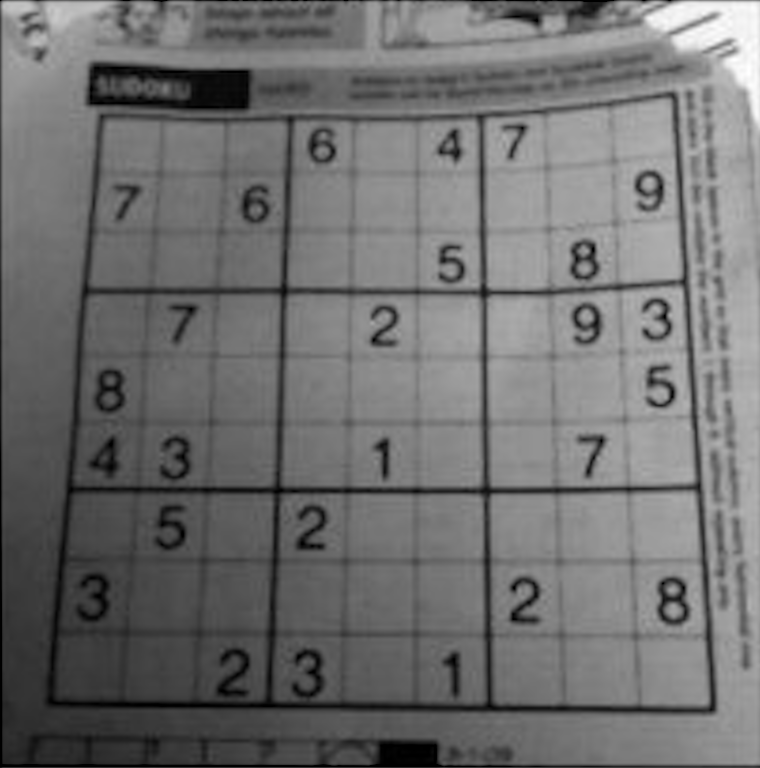
#> input picture IMAGEM/atvds_img/atividades-modulo03-aluno/dave.jpg, 760 x 768 px
$ jupyter execute atividade2.ipynb
#> lines starting #> are read from the running program, lines starting #| are printed output that depends on the picture
### IMAGEM/atvds_img/atividades-modulo03-aluno/hough_helper.py
import cv2
import matplotlib.pyplot as plt

from numpy.linalg import norm
import numpy as np

import math

def mostra_imagem(img, title=None, ticks=False, subfig=False):
    '''
    Função para mostrar a imagem colorida ou em tons de cinza,
    removendo as escalas
    '''
    if len(img.shape) < 3:
        plt.imshow(img, cmap='gray')
    else:
        plt.imshow(img[:,:,::-1])

    if not ticks:
        plt.yticks([])
        plt.xticks([])

    if title is not None: plt.title(title)
    if not subfig:
        plt.show()


def acumulador_hough_retas(image, rho, theta):
    '''
    Gera a imagem do acumulador da transformada de Hough para retas
    '''
    max_rho = int( norm(image.shape) )
    min_rho = -max_rho
    max_theta = np.pi
    min_theta = 0

    rows = int((max_rho-min_rho)/rho)
    cols = int((max_theta-min_theta)/theta)
    votes = np.zeros((rows, cols), dtype=int)

    # Invoca a transformada de Hough
    for v in range(100):
        lines = cv2.HoughLines(image, rho, theta, v)
        if lines is not None:
            for line in lines:
                r, t = line[0]
                votes[int((r-min_rho)/rho), int((t-min_theta)/theta)] += 1

    return votes


def desenha_retas(image, lines):
    '''
    Desenha as retas encontradas pela transformada de Hough
    '''
    if len(image.shape) < 3:
        imout = cv2.cvtColor(image, cv2.COLOR_GRAY2BGR)
    else:
        imout = image.copy()

    if lines is not None:
        for line in lines:
            rho, theta = line[0]
            a = math.cos(theta)
            b = math.sin(theta)
            x0 = a * rho
            y0 = b * rho
            pt1 = (int(x0 + 1000*(-b)), int(y0 + 1000*(a)))
            pt2 = (int(x0 - 1000*(-b)), int(y0 - 1000*(a)))
            cv2.line(imout, pt1, pt2, (0,0,255), 1, cv2.LINE_AA)

    return imout


def desenha_circulos(image, circles):
    '''
    Desenha as circunferências encontradas pela transformada de Hough
    As circunferências são preenchidas (círculos)
    '''
    if len(image.shape) < 3:
        imout = cv2.cvtColor(image, cv2.COLOR_GRAY2BGR)
    else:
        imout = image.copy()

    if circles is not None:
        for circle in circles[0]:
            cv2.circle(imout, (int(circle[0]), int(circle[1])), int(circle[2]), (0,0,255), thickness=-1 )

    return imout


# [22 lines that do not run on import are left out]


### IMAGEM/atvds_img/atividades-modulo03-aluno/auxiliar.py
#!/usr/bin/python
# -*- coding: utf-8 -*-

"""
    Atenção: usado no notebook da aula.
    Não precisa ser usado diretamente
"""

from ipywidgets import widgets, interact, interactive, FloatSlider, IntSlider
import numpy as np
import cv2

# [74 lines left out: functions make_widgets_mat, make_widgets_mat_from_data, make_np_from_widgets_list, convert_to_tuple, to_1px, to_hsv and 1 more, not called in this run]

# Returns an image containing the borders of the image
# sigma is how far from the median we are setting the thresholds
def auto_canny(image, sigma=0.33):
    # compute the median of the single channel pixel intensities
    v = np.median(image)

    # apply automatic Canny edge detection using the computed median
    lower = int(max(0, (1.0 - sigma) * v))
    upper = int(min(255, (1.0 + sigma) * v))
    edged = cv2.Canny(image, lower, upper)

    # return the edged image
    return edged

# [2 lines that do not run on import are left out]

### IMAGEM/atvds_img/atividades-modulo03-aluno/atividade2.ipynb
# Detecção de retas e círculos com a Transformada de Hough

A **Transformada de Hough** é uma metodologia capaz de fazer a detecção de objetos baseados em figuras geométricas ou em uma nuvem de pontos. O OpenCV implementa a Transformada de Hough para a detecção de lihas retas e círculos.

## Detecção de retas

Para detectar as retas, a transformada de Hough levanta todas as possíveis retas que passam por um determinado ponto de borda, representadas por seus parâmetros $\rho$ e $\theta$. Os parâmetros dessas retas recebem um voto em uma *matriz de votação*, ou *acumulador*. Quanto mais pontos uma determinada reta pode cruzar, mais votos seus parãmetros receberão.

Vamos analisar a matriz de votação resultante das imagens abaixo

[cell 1]
import math
import numpy as np
import matplotlib.pyplot as plt
from hough_helper import mostra_imagem
from hough_helper import acumulador_hough_retas

# Imagem com apenas um ponto
h = 100
w = 100
img1 = np.zeros((h, w), dtype=np.uint8)
img1[h//2, w//2] = 255
votes1 = acumulador_hough_retas(img1, 1, np.pi/180)
plt.figure(figsize=(10,10))
plt.subplot(1, 2, 1)
mostra_imagem(img1, subfig=True)
plt.subplot(1, 2, 2)
mostra_imagem(votes1)
#> call 2 of mostra_imagem, with ticks = False, subfig = False
#> in mostra_imagem (call 2), `plt.show()`:
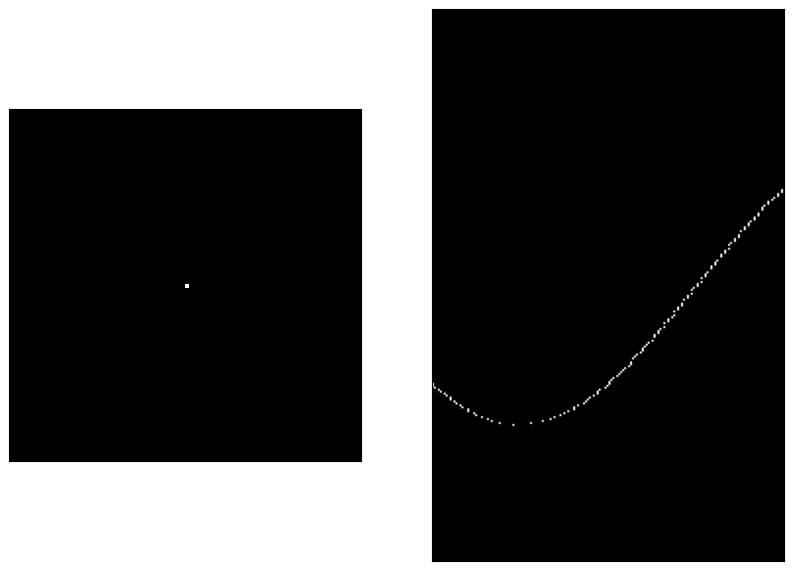
#> figure drawn by matplotlib, 2 panels

[cell 2]
# Imagem com três pontos colineares
img2 = np.zeros((h, w), dtype=np.uint8)
img2[h//4, w//4] = 255
img2[h//2, w//2] = 255
img2[3*h//4, 3*w//4] = 255

votes2 = acumulador_hough_retas(img2, 1, np.pi/180)

plt.figure(figsize=(10,10))
plt.subplot(1, 2, 1)
mostra_imagem(img2, subfig=True)
plt.subplot(1, 2, 2)
mostra_imagem(votes2)

[cell 3]
# Imagem com quatro pontos (retângulo)
img3 = np.zeros((h, w), dtype=np.uint8)
img3[h//3, w//3] = 255
img3[2*h//3, w//3] = 255
img3[h//3, 2*w//3] = 255
img3[2*h//3, 2*w//3] = 255
votes3 = acumulador_hough_retas(img3, 1, np.pi/180)

plt.figure(figsize=(10,10))
plt.subplot(1, 2, 1)
mostra_imagem(img3, subfig=True)
plt.subplot(1, 2, 2)
mostra_imagem(votes3)

## Usando a Hough Transform para retas

### Primeiro, encontrar os pontos de borda

Por exemplo, com o método de Canny

[cell 4]
import cv2
import auxiliar as aux
from hough_helper import mostra_imagem

[cell 5]
img = cv2.imread('dave.jpg',cv2.IMREAD_GRAYSCALE)
#> img: shape (768, 760); min 0, max 255, mean 111.5
plt.figure(figsize=(8,8))
mostra_imagem(img)

[cell 6]
bordas = aux.auto_canny(img)
#> in auto_canny, `v = np.median(image)`: v = 115
#> in auto_canny, `lower = int(max(0, (1.0 - sigma) * v))`: lower = 77
#> in auto_canny, `upper = int(min(255, (1.0 + sigma) * v))`: upper = 152
#> in auto_canny, `edged = cv2.Canny(image, lower, upper)`:
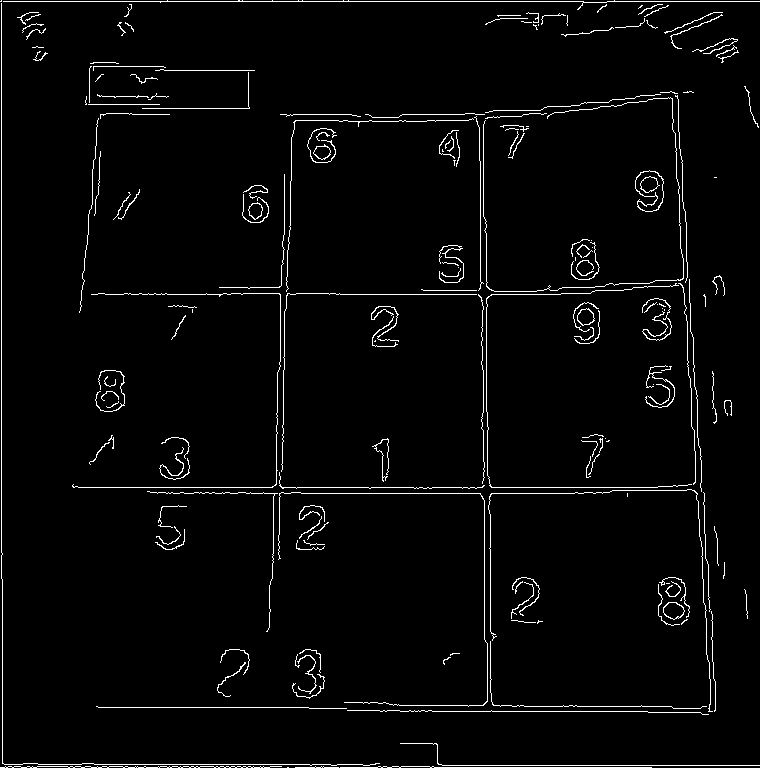
#> edged: shape (768, 760); 2.9% white in thin lines or dots
plt.figure(figsize=(8,8))
mostra_imagem(bordas)

## Uso da função HoughLines

O uso básico da função para a detecção de retas com a Transformada de Hough é:

    lines = cv2.HoughLines( image, rho, theta, threshold )


- `image`: Imagem de 8 bits contendo os pontos de borda na cor branca
- `lines`: Matriz de saída das linhas detectadas. Cada linha da matriz contém 2 elementos (ρ,θ):
    + `ρ` é a distancia da reta à origem das coordenadas (0,0)
    + `θ` é o ângulo da reta
- `rho`: Resolução da distância em pixels. 1 pixel está OK.
- `theta`: Resolução do ângulo em radiandos. 1 grau está OK.
- `threshold`: Limiar de detecção da reta. São retornadas apenas aquelas retas com número suficiente de votos (>`threshold`).

Vejamos o exemplo com a imagem de bordas acima

[cell 7]
from hough_helper import desenha_retas

lines = cv2.HoughLines(bordas, 1, np.pi/180, 100)
#> lines = 53 rows, first 8: [1, 1.57], [1, 0], [487, 1.57], [767, 1.57], [493, 1.57], [294, 1.57], [764, 1.57], [711, 1.57]
img_retas = desenha_retas(img, lines)
#> the loop in desenha_retas, `for line in lines:` made 53 passes
#> (rho, theta, a, b, x0, y0, pt1, pt2) on passes 2 to 11: (1, 0, 1, 0, 1, 0, (1, 1000), (1, -1000)), (487, 1.57, -4.37e-08, 1, -2.13e-05, 487, (-1000, 486), (999, 487)), (767, 1.57, -4.37e-08, 1, -3.35e-05, 767, (-1000, 766), (999, 767)), (493, 1.57, -4.37e-08, 1, -2.15e-05, 493, (-1000, 492), (999, 493)), (294, 1.57, -4.37e-08, 1, -1.29e-05, 294, (-1000, 293), (999, 294)), (764, 1.57, -4.37e-08, 1, -3.34e-05, 764, (-1000, 763), (999, 764)), (711, 1.57, -4.37e-08, 1, -3.11e-05, 711, (-1000, 710), (999, 711)), (-480, 3.12, -1, 0.0175, 479.9, -8.38, (462, -1008), (497, 991)), (707, 1.57, -4.37e-08, 1, -3.09e-05, 707, (-1000, 706), (999, 707)), (114, 1.57, -4.37e-08, 1, -4.98e-06, 114, (-1000, 113), (999, 114))
#> (rho, theta, b, x0, y0, pt1, pt2) on pass 1: (1, 1.57, 1, -4.37e-08, 1, (-1000, 0), (999, 1))
#> after the loop in desenha_retas, `for line in lines:`:
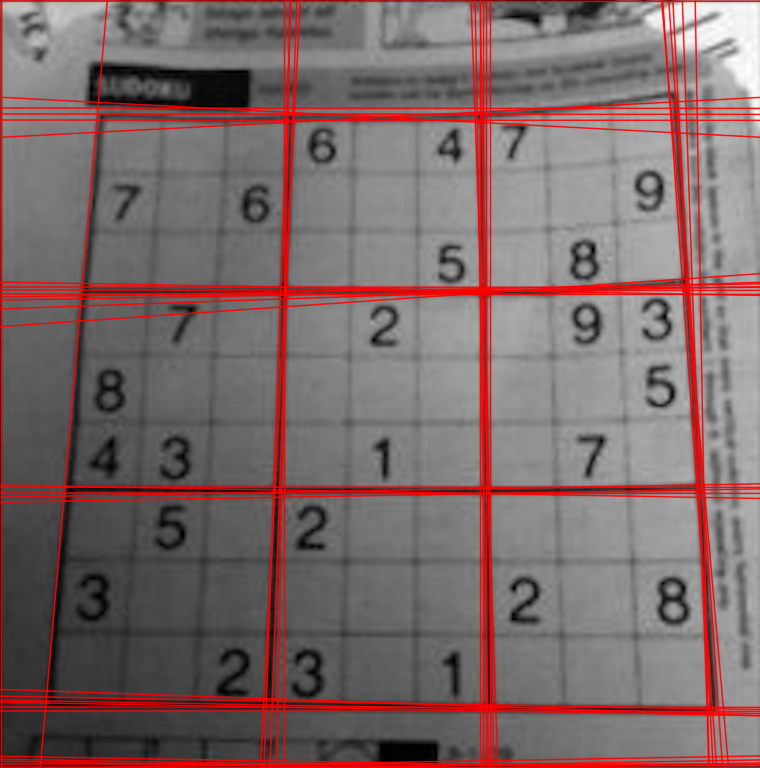
#> imout: shape (768, 760, 3); mean B, G, R 104.8, 104.8, 124.6

plt.figure(figsize=(8,8))
mostra_imagem(img_retas, "Retas encontradas")

Podemos aplicar a técnica de *Non-Maximum Suppression*, ou seja, se encontrarmos uma boa reta $(\rho, \theta)$, descartamos as próximas que tenham parâmetros parecidos

[cell 8]
import math

rho_interval = 40 #pixels
theta_interval = math.radians(20) # graus

good_lines = []
for line in lines:
    candidate = True
    rho, theta= line[0]

    for good_line in good_lines:
        rho2, theta2 = good_line[0]
        if abs(abs(rho2)-abs(rho)) < rho_interval and min(abs(theta-theta2),abs(abs(theta-theta2)-math.pi) ) < theta_interval:
            candidate = False
            break
    if candidate:
        good_lines.append([[rho, theta]])
#> this loop made 53 passes
#> (rho, theta) on passes 1 to 12: (1, 1.57), (1, 0), (487, 1.57), (767, 1.57), (493, 1.57), (294, 1.57), (764, 1.57), (711, 1.57), (-480, 3.12), (707, 1.57), (114, 1.57), (-475, 3.12)
#> after the loop, good_lines = [[[1, 1.57]], [[1, 0]], [[487, 1.57]], [[767, 1.57]], [[294, 1.57]], [[711, 1.57]], [[-480, 3.12]], [[114, 1.57]], [[-667, 3.07]], [[291, 0.0349]], [[107, 0.0873]]]

img_retas = desenha_retas(img, good_lines)
#> the loop in desenha_retas (call 2), `for line in lines:` made 11 passes
#> (rho, theta, a, b, x0, y0, pt1, pt2) on passes 2 to 11: (1, 0, 1, 0, 1, 0, (1, 1000), (1, -1000)), (487, 1.57, -4.37e-08, 1, -2.13e-05, 487, (-1000, 486), (999, 487)), (767, 1.57, -4.37e-08, 1, -3.35e-05, 767, (-1000, 766), (999, 767)), (294, 1.57, -4.37e-08, 1, -1.29e-05, 294, (-1000, 293), (999, 294)), (711, 1.57, -4.37e-08, 1, -3.11e-05, 711, (-1000, 710), (999, 711)), (-480, 3.12, -1, 0.0175, 479.9, -8.38, (462, -1008), (497, 991)), (114, 1.57, -4.37e-08, 1, -4.98e-06, 114, (-1000, 113), (999, 114)), (-667, 3.07, -0.998, 0.0698, 665.4, -46.53, (595, -1044), (735, 951)), (291, 0.0349, 0.999, 0.0349, 290.8, 10.16, (255, 1009), (325, -989)), (107, 0.0873, 0.996, 0.0872, 106.6, 9.33, (19, 1005), (193, -986))
#> after the loop in desenha_retas (call 2), `for line in lines:`:
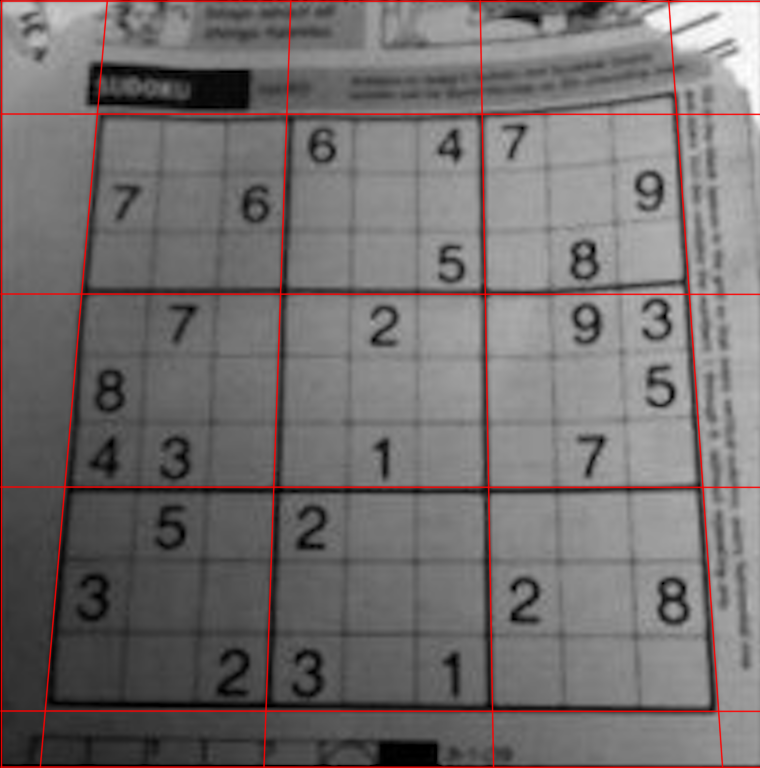
#> imout: shape (768, 760, 3); mean B, G, R 110, 110, 115

plt.figure(figsize=(8,8))
mostra_imagem(img_retas, "HoughLines + Non-maximum Suppresion")

## A função HoughLinesP

É uma implementação eficiente da função HoughLines ([ver explicação](https://docs.opencv.org/3.0-beta/doc/py_tutorials/py_imgproc/py_houghlines/py_houghlines.html)). Em vez de retornar os parâmetros da treta, retorna uma lista de segmentos de reta identificados pelos pontos inicial e final.

[cell 9]
lines = cv2.HoughLinesP(bordas, 10, math.pi/180.0, threshold=60, minLineLength=60, maxLineGap=10)
#> lines = 20 rows, first 6: [157, 493, 602, 493], [0, 1, 583, 1], [174, 766, 269, 767], [486, 349, 487, 462], [105, 294, 166, 293], [2, 767, 2, 579]

a,b,c = lines.shape #a = len(lines)
#> a = 20; b = 1; c = 4
print(lines[0])
#| [[157 493 602 493]]

hough_img_rgb = cv2.cvtColor(bordas, cv2.COLOR_GRAY2BGR)
#> hough_img_rgb: shape (768, 760, 3); 2.9% white in thin lines or dots

for i in range(a):
    # Faz uma linha ligando o ponto inicial ao ponto final, com a cor vermelha (BGR)
    cv2.line(hough_img_rgb, (lines[i][0][0], lines[i][0][1]), (lines[i][0][2], lines[i][0][3]), (0, 0, 255), 5, cv2.LINE_AA)
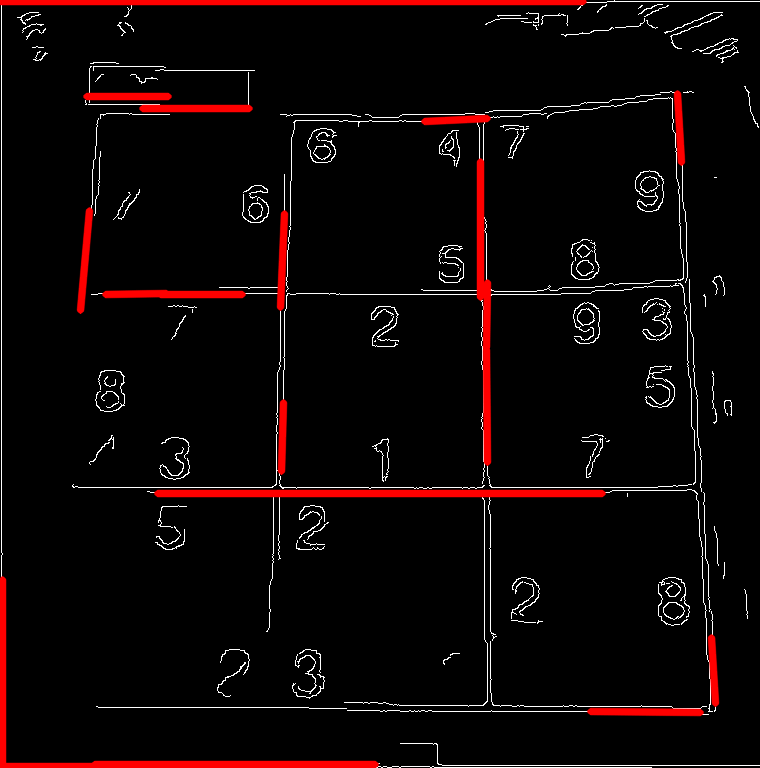
#> hough_img_rgb: shape (768, 760, 3); mean B, G, R 5.8, 5.8, 14.3

mostra_imagem(hough_img_rgb, "HoughLinesP")
print(lines)
#> (printed output is left out)

## Encontrando circunferências na imagem

A implementação da transformada de Hough para encontrar circunferências emprega algumas otimizações que tornam desnecessário encontrar as bordas da imagem antes. No entanto, se usarmos a imagem resultante da magnitude do gradiente, teremos um melhor resultado, pois as bordas estarão mais detacadas. Outras melhorias que podemos aplicar antes do realce das bordas são:

- Leve redução do contraste para equilibrar a iluminação na imagem
- Uso do filtro da mediana para atenuação de ruído

O uso básico da função para a detecção de circunferências com a Transformada de Hough é:

    circles = cv2.HoughCircles(image, method, dp, minDist, param1, param2, minRadius, maxRadius)

- `image`: Imagem de 8 bits onde as circunferências serão procuradas
- `method`: método usado para encontrar os possíveis centros de cada circunferência. Aqui vamos usar `cv2.HOUGH_GRADIENT`.
- `dp`: resolução usada na procura pelos centros das circunferências
- `minDist`: menor distância permitida entre os centros das circunferências encontradas
- `param1`: limiar empregado na detecção dos pontos de borda
- `param2`: limiar de detecção da circunferência
- `minRadius`: menor raio da circunferência a ser encontradas
- `maxRadius`: maior raio da circunferência a ser encontradas

Veja o exemplo do uso da função na imagem das bordas realçadas acima

[cell 10]
plt.figure(figsize=(8,8))
mostra_imagem(img, "Imagem em tons de ciza")

[cell 11]
circles = cv2.HoughCircles(img, method=cv2.HOUGH_GRADIENT, dp=1, minDist=12, param1=40, param2=13, minRadius=10, maxRadius=14)
#> circles = 24 rows, first 8: [586.5, 316.5, 13.4], [255.5, 210.5, 12.2], [322.5, 151.5, 12.2], [309.5, 661.5, 12.2], [384.5, 316.5, 12.2], [672.5, 590.5, 13.4], [675.5, 611.5, 12.2], [660.5, 392.5, 13.4]

[cell 12]
from hough_helper import desenha_circulos
img_circles = desenha_circulos(img, circles)
#> the loop in desenha_circulos, `for circle in circles[0]:` made 24 passes
#> circle on passes 1 to 12: [586.5, 316.5, 13.4], [255.5, 210.5, 12.2], [322.5, 151.5, 12.2], [309.5, 661.5, 12.2], [384.5, 316.5, 12.2], [672.5, 590.5, 13.4], [675.5, 611.5, 12.2], [660.5, 392.5, 13.4], [106.5, 399.5, 11.1], [449.5, 269.5, 13.4], [525.5, 591.5, 13.4], [235.5, 661.5, 13.4]
#> after the loop in desenha_circulos, `for circle in circles[0]:`:
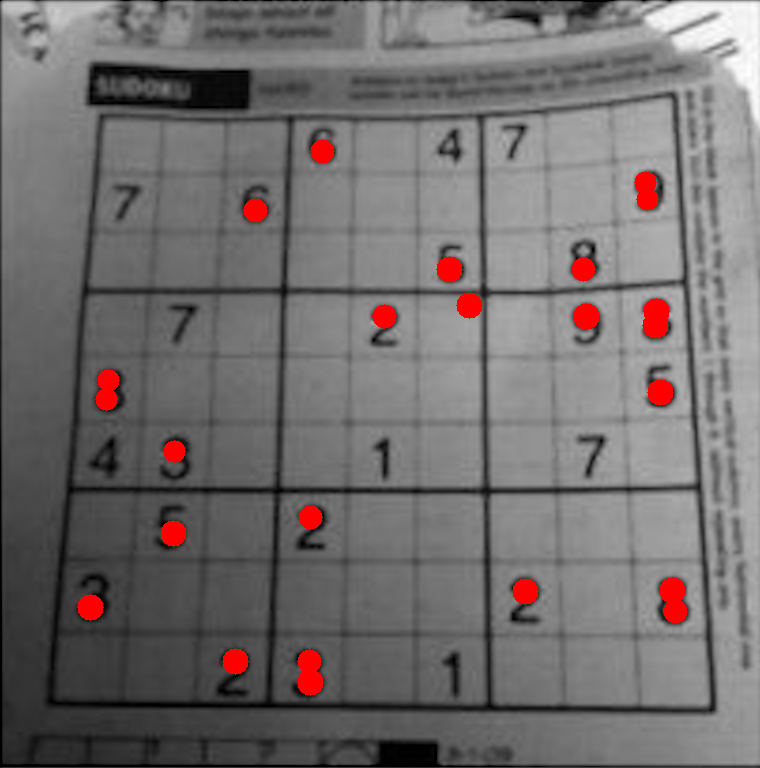
#> imout: shape (768, 760, 3); mean B, G, R 110, 110, 114.8
plt.figure(figsize=(8,8))
mostra_imagem(img_circles, "Círculos encontrados")
